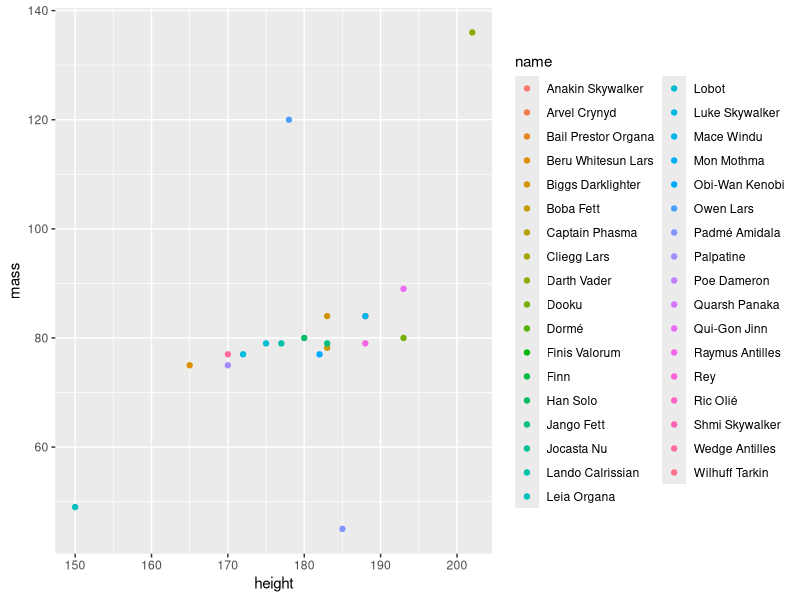
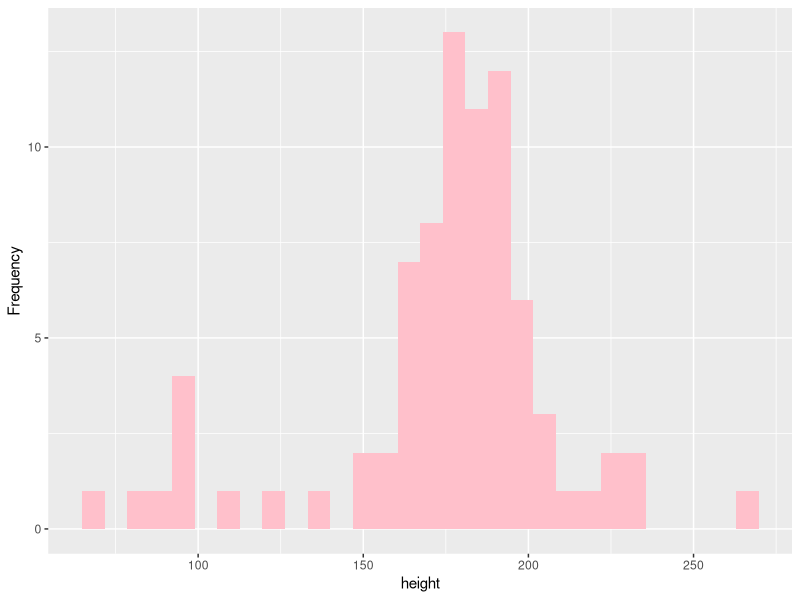
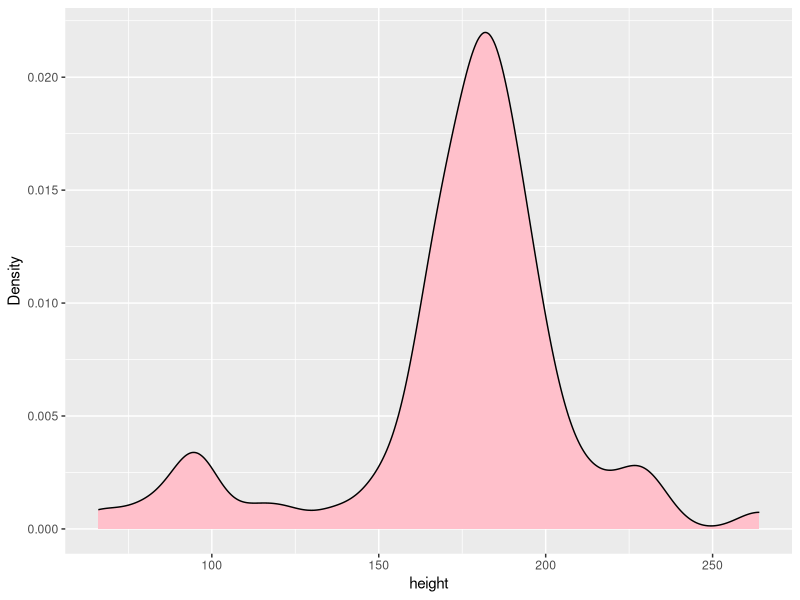
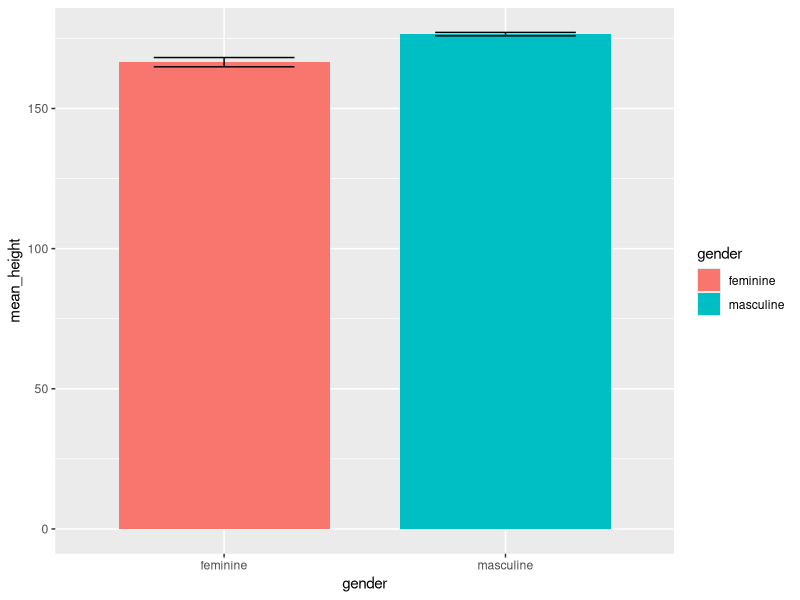
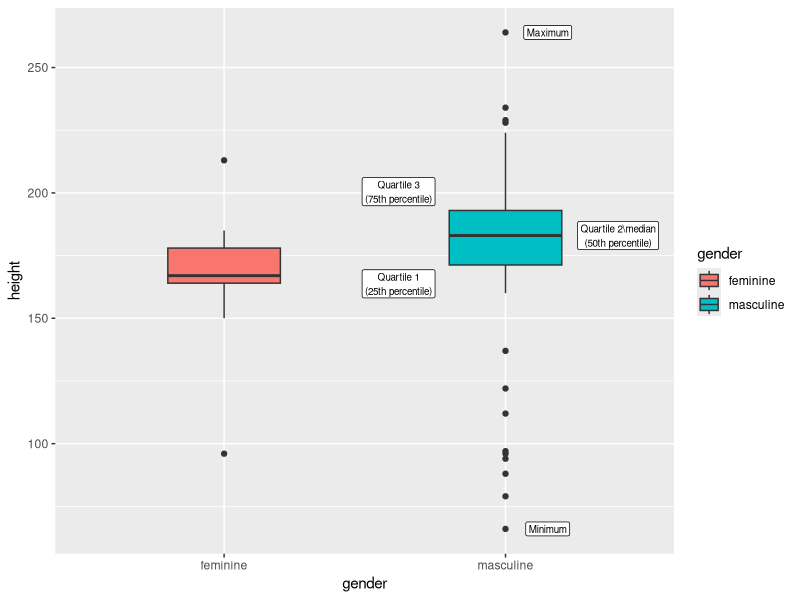
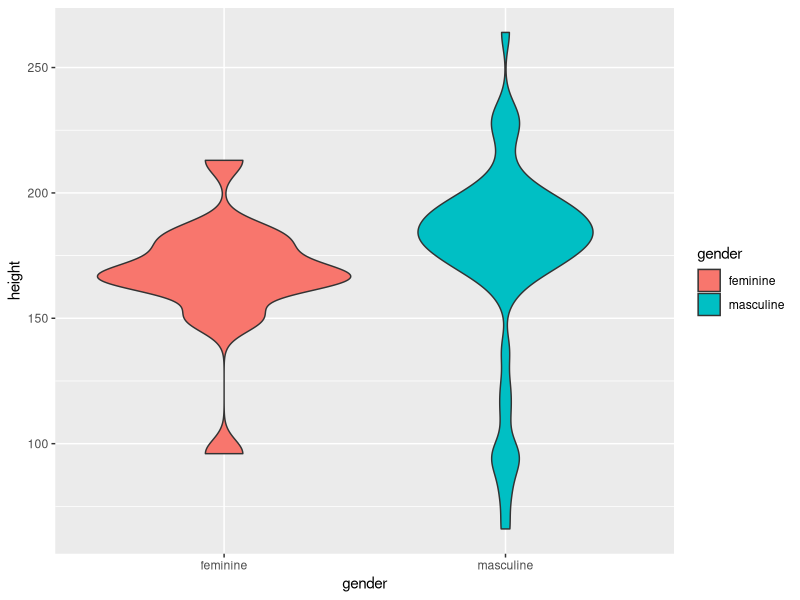
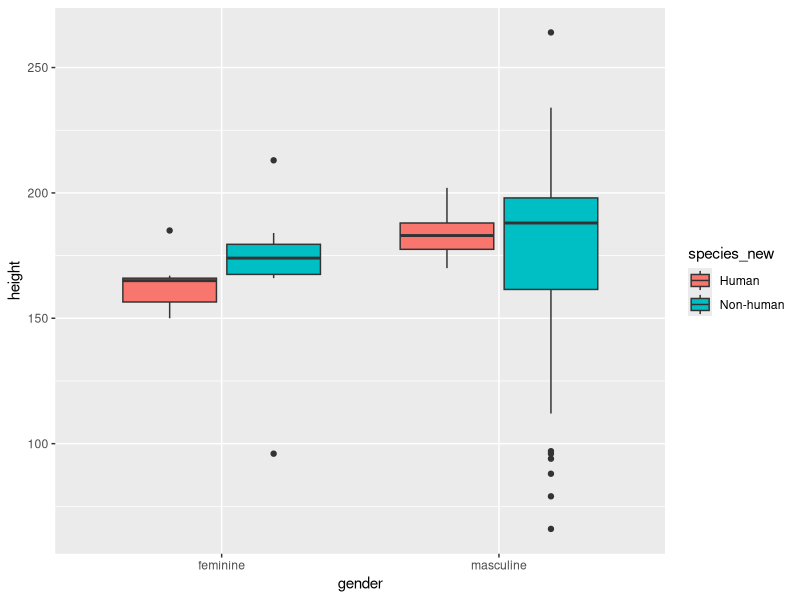

These charts were generated, in order, by the following R code:
## ---- chunk 1

library(tidyverse) 

## ---- chunk 2
#| label: fig-scatter
#| fig-cap: "Scatterplot of height vs. mass" 
#| message: FALSE 
#| warning: FALSE

dplyr::starwars %>% 
  dplyr::filter(species == "Human") %>%
  ggplot2::ggplot(mapping = aes(x = height, y = mass, colour = name)) + 
  ggplot2::geom_point()

## ---- chunk 3
#| label: fig-hisdens
#| fig-cap: "Histograms and density plots of height" 
#| fig-subcap:
#|   - "Histogram"
#|   - "Density plot" 
#| layout-ncol: 2
#| message: FALSE 
#| warning: FALSE

dplyr::starwars %>% 
  ggplot2::ggplot(aes(x = height)) +
  ggplot2::geom_histogram(fill="pink") +
  ggplot2::ylab("Frequency")

dplyr::starwars %>% 
  ggplot2::ggplot(aes(x = height)) +
  ggplot2::geom_density(fill="pink") +
  ggplot2::ylab("Density")

## ---- chunk 4
#| label: fig-bar
#| fig-cap: "Barchart of mean height by character gender. Error bars represent +/- 1 SE" 
#| message: FALSE 
#| warning: FALSE

dplyr::starwars %>%
  dplyr::filter(!is.na(gender) & !is.na(height)) %>%
  dplyr::group_by(gender) %>% 
  dplyr::summarize(mean_height = mean(height, na.rm = T), se_height = sd(height, na.rm = T)/n()) %>% 
  ggplot2::ggplot(aes(x = gender, y = mean_height, fill = gender))+
  ggplot2::geom_bar(stat="identity", width = .75) +
  ggplot2::geom_errorbar(aes(ymin = mean_height - se_height, ymax = mean_height + se_height),width = .5)
## ---- chunk 5
#| message: FALSE 
#| warning: FALSE
#| echo: FALSE

starbuild<-dplyr::starwars %>% 
  dplyr::filter(!is.na(gender) & !is.na(height)) %>%
  ggplot2::ggplot(aes(x = gender, y = height, fill = gender), na.rm = FALSE)+
  ggplot2::geom_boxplot(width = .4)

starbuild<-ggplot2::ggplot_build(starbuild)
constant<-7.5
boxlabels<-tibble::tibble(labels = c("Minimum", "Quartile 1\n(25th percentile)",
                          "Quartile 2\\median\n(50th percentile)","Quartile 3\n(75th percentile)","Maximum"), height = c(starbuild$data[[1]]$ymin_final[2],starbuild$data[[1]]$lower[2]-constant,starbuild$data[[1]]$middle[2],starbuild$data[[1]]$upper[2]+constant,starbuild$data[[1]]$ymax_final[2]),
                          horz = c(2.15,1.62,2.4,1.62,2.15))
## ---- chunk 6
#| label: fig-box
#| fig-cap: "Boxplot of height by character gender."
#| message: FALSE 
#| warning: FALSE

dplyr::starwars %>% 
  dplyr::filter(!is.na(gender) & !is.na(height)) %>%
  ggplot2::ggplot(aes(x = gender, y = height, fill = gender), na.rm = FALSE)+
  ggplot2::geom_boxplot(width = .4) +
  ggplot2::geom_label(data = boxlabels, aes(x = horz, y = height, label = labels),inherit.aes = FALSE, size = 2.5)
## ---- chunk 7
#| label: fig-violin
#| fig-cap: "Violinplot of height by character gender."
#| message: FALSE 
#| warning: FALSE

dplyr::starwars %>% 
  dplyr::filter(!is.na(gender) & !is.na(height)) %>%
  ggplot2::ggplot(aes(x = gender, y = height, fill = gender), na.rm = FALSE)+
  ggplot2::geom_violin()
## ---- chunk 8
#| label: fig-boxgenspec
#| fig-cap: "Boxplot of height by character gender and species."
#| message: FALSE 
#| warning: FALSE

dplyr::starwars %>% # <1>
  dplyr::filter(!is.na(gender) & !is.na(height)) %>% # <2>
  dplyr::mutate(species_new = case_when(species != "Human" ~ "Non-human", # <3>
                                        .default = "Human")) %>%          # <3>
  ggplot2::ggplot(aes(x = gender, y = height, fill = species_new), na.rm = FALSE)+ # <4>
  ggplot2::geom_boxplot() # <5>

